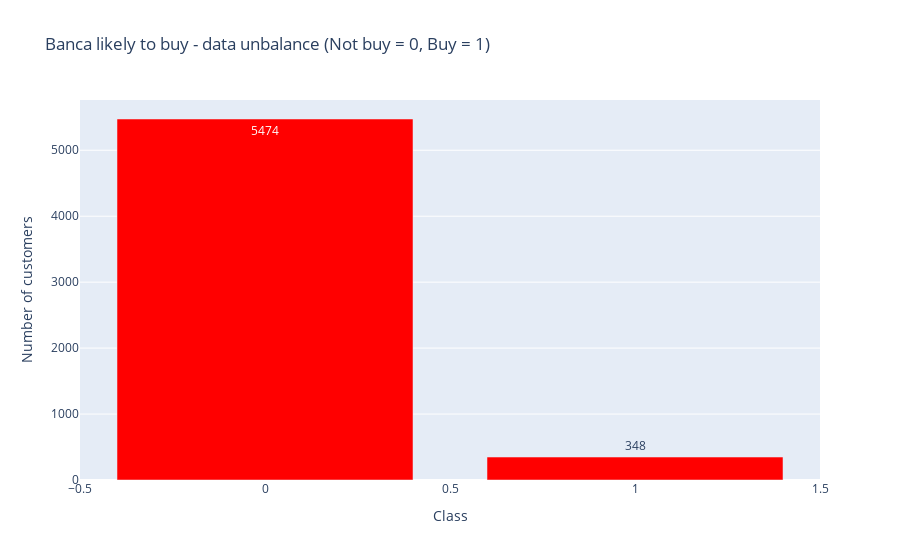

Notebook source saved alongside this figure:
### Markdown cell above
## Target Variable distribution studies

### Code cell
df_train.rename(columns={'86':'Class'}, inplace=True)
temp = df_train['Class'].value_counts()
df = pd.DataFrame({'Class': temp.index, 'values': temp.values})

plt.close("all")

trace = go.Bar(
    x = df['Class'], y = df['values'],
    name = "Banca likely to buy - data unbalance (Not buy = 0, Buy = 1)",
    marker = dict(color="Red"),
    text = df['values']
)
data_fig = [trace]
layout = dict(title = "Banca likely to buy - data unbalance (Not buy = 0, Buy = 1)", 
             xaxis = dict(title = 'Class', showticklabels=True),
             yaxis = dict(title = 'Number of customers'),
             hovermode = 'closest', width=600
             )
fig = dict(data=data_fig, layout=layout)
iplot(fig, filename='Class')

### Figure 1 — Plotly figure (JSON) as saved in the notebook; plotly's stock layout.template omitted (floating-point values rounded to 4 significant figures)
{"data": [{"marker": {"color": "Red"}, "name": "Banca likely to buy - data unbalance (Not buy = 0, Buy = 1)", "text": [5474, 348], "type": "bar", "x": [0, 1], "y": [5474, 348]}], "layout": {"autosize": true, "hovermode": "closest", "title": {"text": "Banca likely to buy - data unbalance (Not buy = 0, Buy = 1)"}, "xaxis": {"autorange": true, "range": [-0.5, 1.5], "showticklabels": true, "title": {"text": "Class"}, "type": "linear"}, "yaxis": {"autorange": true, "range": [0, 5762.0], "title": {"text": "Number of customers"}, "type": "linear"}}}
